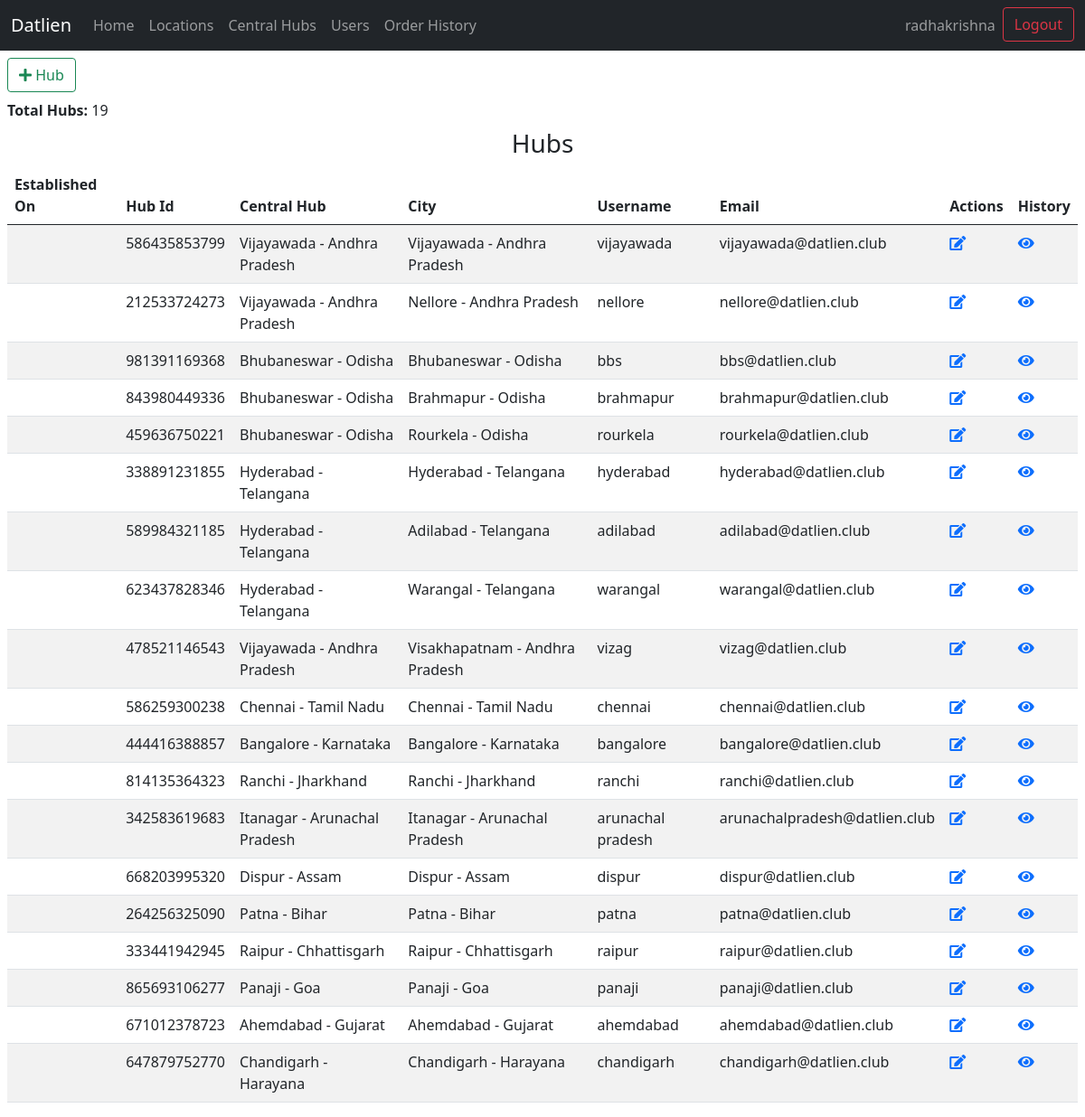
/datlien_admin/viewHubs/ (signed in), run on the app's committed database.
### datlien/models.py (models this page shows, shortened)
class Hub(RandomIDModel):
    central_hub = models.ForeignKey(CentralHub,on_delete=models.CASCADE,related_name='+')
    city = models.ForeignKey(City,on_delete=models.CASCADE,related_name='+')
    username = models.CharField(max_length=20)
    password = models.CharField(max_length=20)
    email = models.EmailField()
    address = models.CharField(max_length=100)
    base_fare = models.DecimalField(max_digits=9,decimal_places=2,default=0)
    created_on = models.DateTimeField(auto_now_add=True)
    updated_on = models.DateTimeField(auto_now=True)

class CentralHub(RandomIDModel):
    state = models.ForeignKey(State,on_delete=models.CASCADE,related_name='+')
    city = models.ForeignKey(City,on_delete=models.CASCADE,related_name='+')
    username = models.CharField(max_length=20)
    password = models.CharField(max_length=20)
    email = models.EmailField()
    address = models.CharField(max_length=100)
    base_fare = models.DecimalField(max_digits=9,decimal_places=2,default=0)
    created_on = models.DateTimeField(auto_now_add=True)
    updated_on = models.DateTimeField(auto_now=True)
    def __str__(self):
        return f"{self.city.city} - {self.state}"

class City(RandomIDModel):
    state = models.ForeignKey(State,on_delete=models.CASCADE,related_name='+')
    city = models.CharField(max_length=20)
    created_on = models.DateTimeField(auto_now_add=True)
    updated_on = models.DateTimeField(auto_now=True)
    def __str__(self):
        return f"{self.city} - {self.state}"

class State(RandomIDModel):
    name = models.CharField(max_length=50)
    def __str__(self):
        return self.name

### datlien/views.py (the view)
# urls.py: path('viewHubs/', views.viewHubs, name='viewHubs'),
@login_required(login_url="login/")
def viewHubs(request):
    hubs = Hub.objects.all()
    username = request.user.get_username()
    superuser = request.user.is_superuser
    return render(request, "datlien/viewHubs.html",{
        'username':username,
        'hubs':hubs,
        'superuser':superuser,
    })

### datlien/templates/datlien/viewHubs.html
{% extends "datlien/layout.html" %}
{% block 'body' %}
{% load widget_tweaks %}
<div class="m-2">
    <a class="btn btn-outline-success" href="{% url 'addHub' %}"> <i class="fa fa-plus"></i> <span class="h6">Hub</span></a>
</div>
<div class="m-2">
    {% if hubs %}
        <b>Total Hubs:</b> {{hubs.count}}
    {% endif %}
</div>
<div class="m-2">
    <h3 class="text-center">Hubs</h3>
    <table class="table table-striped">
        <thead>
            <th scope="col">Established On</th>
            <th scope="col">Hub Id</th>
            <th scope="col">Central Hub</th>
            <th scope="col">City</th>
            <th scope="col">Username</th>
            <th scope="col">Email</th>
            <th scope="col">Actions</th>
            <th scope="col">History</th>
        </thead>
        <tbody>
            {% for hub in hubs %}
            <tr>
                <td>{{hub.date}}</td>
                <td>{{hub.id}}</td>
                <td>{{hub.central_hub}}</td>
                <td>{{hub.city}}</td>
                <td>{{hub.username}}</td>
                <td>{{hub.email}}</td>
                <td>
                    <a href="{% url 'editHub' hub.username %}"> <i class="fa fa-edit"></i> </a>
                </td>
                <td>
                    <a href="{% url 'hub_history' hub.id %}"> <i class="fas fa-eye"></i> </a>
                </td>
            </tr>
            {% endfor %}
        </tbody>
    </table>
</div>
{% endblock %}

### datlien/templates/datlien/layout.html (shortened to what this page needs)
<!DOCTYPE html>
<html lang="en">
<head>
    <link rel="stylesheet" href="https://use.fontawesome.com/releases/v5.15.3/css/all.css">
    <link href="https://cdn.jsdelivr.net/npm/bootstrap@5.0.0-beta3/dist/css/bootstrap.min.css" rel="stylesheet">
</head>
<body>
    <nav class="navbar navbar-expand-lg navbar-dark bg-dark">
        <div class="container-fluid">
          <a class="navbar-brand" href="{% url 'home' %}">Datlien</a>
          <div class="collapse navbar-collapse" id="navbarSupportedContent">
            <ul class="navbar-nav me-auto mb-2 mb-lg-0">
              <li class="nav-item">
                <a class="nav-link" aria-current="page" href="{% url 'home' %}">Home</a>
              </li>
              {% if superuser %}
              <li class="nav-item">
                <a class="nav-link" href="{% url 'viewStates' %}">Locations</a>
              </li>
              <li class="nav-item">
                <a class="nav-link" href="{% url 'viewCentralHubs' %}">Central Hubs</a>
              </li>
              <li class="nav-item">
                <a class="nav-link" href="{% url 'users' %}">Users</a>
              </li>
              <li class="nav-item">
                <a class="nav-link" href="{% url 'orders_history' %}">Order History</a>
              </li>
              {% endif %}
            </ul>
            <div class="d-flex">
              <ul class="navbar-nav me-auto mb-2 mb-lg-0">
                {% if username %}
                  <li class="nav-item">
                    <a class="nav-link" href="{% url 'profile' %}">{{username}}</a>
                  </li>
                  <li class="nav-item">
                    <a class="btn btn-outline-danger" href="{% url 'logout' %}">Logout</a>
                  </li>
                {% else %}
                  <li class="nav-item">
                    <a class="btn btn-outline-danger" href="{% url 'home' %}">Login</a>
                  </li>
                {% endif %}
              </ul>
            </div>
          </div>
        </div>
    </nav>
    {% block 'body' %}
    {% endblock %}
</body>
</html>

### data on the page
Hub: id "586435853799", central_hub "Vijayawada - Andhra Pradesh", city "Vijayawada - Andhra Pradesh", username "vijayawada", email "vijayawada@datlien.club"
Hub: id "212533724273", central_hub "Vijayawada - Andhra Pradesh", city "Nellore - Andhra Pradesh", username "nellore", email "nellore@datlien.club"
Hub: id "981391169368", central_hub "Bhubaneswar - Odisha", city "Bhubaneswar - Odisha", username "bbs", email "bbs@datlien.club"
Hub: id "843980449336", central_hub "Bhubaneswar - Odisha", city "Brahmapur - Odisha", username "brahmapur", email "brahmapur@datlien.club"
Hub: id "459636750221", central_hub "Bhubaneswar - Odisha", city "Rourkela - Odisha", username "rourkela", email "rourkela@datlien.club"
Hub: id "338891231855", central_hub "Hyderabad - Telangana", city "Hyderabad - Telangana", username "hyderabad", email "hyderabad@datlien.club"
Hub: id "589984321185", central_hub "Hyderabad - Telangana", city "Adilabad - Telangana", username "adilabad", email "adilabad@datlien.club"
Hub: id "623437828346", central_hub "Hyderabad - Telangana", city "Warangal - Telangana", username "warangal", email "warangal@datlien.club"
Hub: id "478521146543", central_hub "Vijayawada - Andhra Pradesh", city "Visakhapatnam - Andhra Pradesh", username "vizag", email "vizag@datlien.club"
Hub: id "586259300238", central_hub "Chennai - Tamil Nadu", city "Chennai - Tamil Nadu", username "chennai", email "chennai@datlien.club"
Hub: id "444416388857", central_hub "Bangalore - Karnataka", city "Bangalore - Karnataka", username "bangalore", email "bangalore@datlien.club"
Hub: id "814135364323", central_hub "Ranchi - Jharkhand", city "Ranchi - Jharkhand", username "ranchi", email "ranchi@datlien.club"
Hub: id "342583619683", central_hub "Itanagar - Arunachal Pradesh", city "Itanagar - Arunachal Pradesh", username "arunachal pradesh", email "arunachalpradesh@datlien.club"
Hub: id "668203995320", central_hub "Dispur - Assam", city "Dispur - Assam", username "dispur", email "dispur@datlien.club"
Hub: id "264256325090", central_hub "Patna - Bihar", city "Patna - Bihar", username "patna", email "patna@datlien.club"
Hub: id "333441942945", central_hub "Raipur - Chhattisgarh", city "Raipur - Chhattisgarh", username "raipur", email "raipur@datlien.club"
Hub: id "865693106277", central_hub "Panaji - Goa", city "Panaji - Goa", username "panaji", email "panaji@datlien.club"
Hub: id "671012378723", central_hub "Ahemdabad - Gujarat", city "Ahemdabad - Gujarat", username "ahemdabad", email "ahemdabad@datlien.club"
Hub: id "647879752770", central_hub "Chandigarh - Harayana", city "Chandigarh - Harayana", username "chandigarh", email "chandigarh@datlien.club"

### other printed values
{{ username }} "radhakrishna"
{{ hubs.count }} "19"
